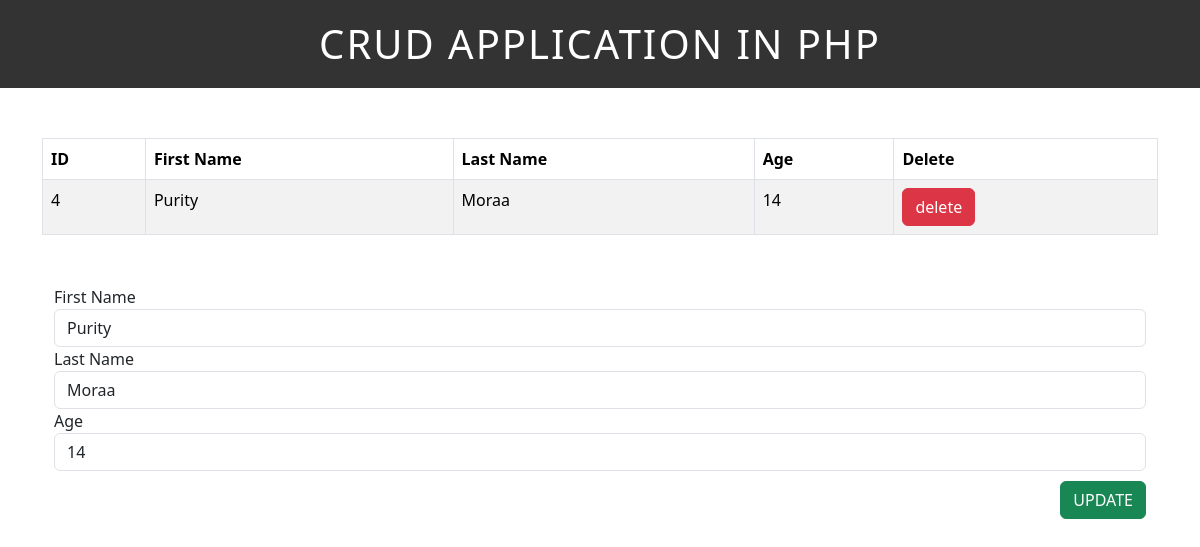
Page /update.php?id=4 on the committed database.
### tables this page shows
CREATE TABLE `students` (
  `id` int(11) NOT NULL,
  `first_name` varchar(255) NOT NULL,
  `last_name` varchar(255) NOT NULL,
  `age` int(11) NOT NULL
);

### update.php (the view, shortened to what this page needs)
<?php require_once("header.php"); ?>
<?php require_once("dbconn.php"); ?>
    <?php
    if(isset($_GET["id"])){
      $id = $_GET["id"];
    }
    ?>
    <table class="table table-hover table-bordered table-striped">
      <thead>
        <tr>
          <th>ID</th>
          <th>First Name</th>
          <th>Last Name</th>
          <th>Age</th>
          <th>Delete</th>
        </tr>
      </thead>
      <tbody>
        <?php
          $sql = "SELECT * FROM students WHERE id ='$id'";
          $result = mysqli_query($conn, $sql);
          if(mysqli_num_rows($result) > 0){
            while($row = mysqli_fetch_assoc($result)){
              $id = $row["id"];
              $fname = $row["first_name"];
              $lname = $row["last_name"];
              $age = $row["age"];
              ?>
              <tr>
                <td><?php echo $id; ?></td>
                <td><?php echo $fname; ?></td>
                <td><?php echo $lname; ?></td>
                <td><?php echo $age; ?></td>
                <td><a href="delete.php?id=<?php echo $id; ?>" class="btn btn-danger">delete</a></td>
              </tr>
              <?php
            }
          }
        ?>
      </tbody>
    </table>
    <div class="container">
      <form action="<?php htmlspecialchars($_SERVER["PHP_SELF"]); ?>" method="post">
        <label for="fname">First Name</label>
        <input type="text" name="fname" id="name" class="form-control" value="<?php echo $fname; ?>">
        <label for="lname">Last Name</label>
        <input type="text" name="lname" id="lastName" class="form-control" value="<?php echo $lname; ?>">
        <label for="age">Age</label>
        <input type="number" name="age" id="age" class="form-control" value="<?php echo $age; ?>">
        <input type="submit" name="update" value="UPDATE" class="btn btn-success" style="margin-top: 10px; float: right;">
      </form>
    </div>
<?php require_once("footer.php"); ?>

### style.css (style rules this page uses)
.container { margin-top: 50px; }

### rows in the picture
students: id "4", first_name "Purity", last_name "Moraa", age "14", fname "Purity", lname "Moraa"
